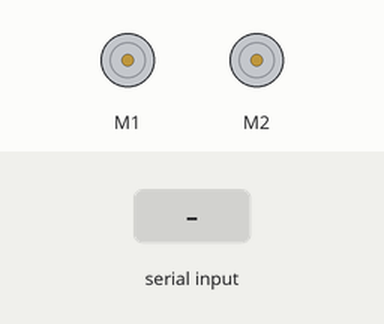
Recording of a sketch running on a simulated Arduino Uno, built with avr-gcc and run on an emulated ATmega328P. Parts: 2 × DC motor (green arrow = forward, orange = backward, longer = faster). The test bench sets the inputs (shaded band). What the sketch prints to the serial monitor is not drawn.

Above: at 6.2 s.
6.3 s: "P90\n" received over the second serial link
At 7.5 s:
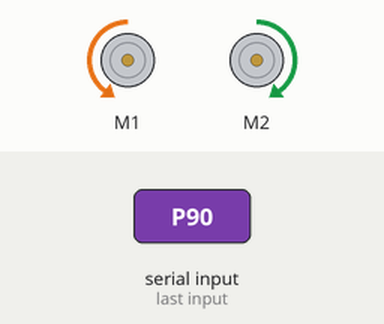
7.8 s: "P,45\n" received over the second serial link
At 8.7 s:
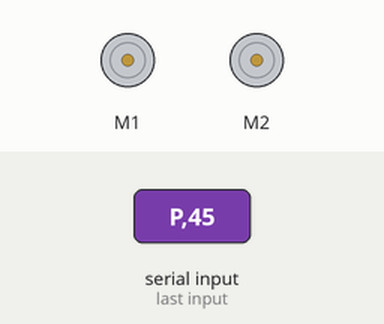
Timing chart, 0 to 10.8 s (numbered marks = the images above; inputs shaded):
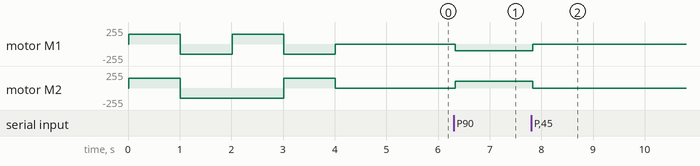

Measured:
- after the input at 6.3 s, motor M1: stopped → backward 100/255 at once; motor M2: stopped → forward 100/255 at once
- after the input at 7.8 s, motor M1: backward 100/255 → stopped at once; motor M2: forward 100/255 → stopped at once

The sketch:

BT_Control_del_coche_INCLINANDO_el_movil.ino
```cpp
//https://www.youtube.com/watch?v=OO7vKKuJ9a0
//http://arduparatodos.blogspot.com/2017/06/modulo-bluetooth-hc-06-con-arduino-y.html

#include <AFMotor.h>

    AF_DCMotor motorIz(1); // crea motorIz para controlar el motor conectado a #2
    AF_DCMotor motorDer(2); // crea motorDer para controlar el motor conectado a #3

#include <SoftwareSerial.h>
SoftwareSerial BT1(A0,A1); // RX, TX recordar que se cruzan, HC06_RX->A1 y HC06Tx->A0
// El módulo bluetooth se conecta así
// Bluetooth_RX  -> A1_arduino
// Bluetooth_TX  -> A0_arduino
// Bluetooth_GND -> GND_arduino
// Bluetooth_VCC -> 5V_arduino

//Variables Globales (definidas fuera de las funciones) de control y/o lectura
char valor; //un solo byte, un caracter ASCII
String estado_pitch;// texto
String datos; //datos que llegan
int pitch;// variable que almacena la inclinacion del morro
int roll;// variable que almacena la inclinacion lateral
int offset = 0; //corrección veloc,ya que el motor izqu es más lento

void setup() {

  Serial.begin(9600);//iniciamos conexión montor serie
  BT1.begin(9600);    //iniciamos conexión bluetooth
  test_cocherobot();
}
void loop(){

  if (BT1.available())  //Si el puerto serie (Bluetooth) está disponible
  {
    valor = BT1.read();  //Lee el primer caracter (un byte) entrante via Bluetooth y lo asigna a la variable "valor"
    if (valor == 'P')   //Es el primer caracter de la cadena tipo: P-69R-58
       {
       BT_envio_datos();//funcion que toma el resto de la cadena -69R58  y separa los datos -69 y -58, además controla los dos motores
       }
    Serial.println(pitch); //imprime en el puerto serie el valor numerico de PITCH
    Serial.println(roll); // lo mismo pero para el ROLL
//..................................................................................................
  //Movimientos del coche robot
  //Adelante
  //Atrás
  //Detenido
  //Giro Derecha Adelante
  //Giro Izquierda Adelante
  //Giro Derecha Atras
  //Giro Izquierda Atras


 //Adelante
 if (pitch <-10 && roll >-10 && roll <10 ){
   int veloc = map (pitch, 0,-90, 0,255);
   motorIz.setSpeed(veloc);
   motorDer.setSpeed(veloc-offset);
   motorIz.run(FORWARD);
   motorDer.run(FORWARD);
    }
 //Atrás
 if (pitch >10 && roll >-10 && roll <10 ){
   //int pitch_abs = pitch*(-1); //eliminamos el signo negativo
   int veloc = map (pitch, 0,90, 0,255);
   motorIz.setSpeed(veloc);
   motorDer.setSpeed(veloc-offset);
   motorIz.run(BACKWARD);
   motorDer.run(BACKWARD);
    }
 //Detenido
 if (pitch >-10 && pitch <10 && roll >-10 && roll <10 ){
    motorIz.run(RELEASE);
    motorDer.run(RELEASE);
    }

 //Giro Derecha Adelante
if (pitch <-10  && roll <-10 ){
//if (pitch >-10 && pitch <10 && roll <-10 ){
   int veloc = map (roll, 0,-90, 0,255); // rango veloc 0-255
   motorIz.setSpeed(veloc);
   motorDer.setSpeed(veloc/2);
   motorIz.run(FORWARD);
   motorDer.run(FORWARD);
    }

 //Giro Izquierda Adelante

if (pitch <-10  && roll >10 ){
//if (pitch >-10 && pitch <10 && roll >10 ){
   int veloc = map (roll, 0,90, 0,255);
   motorIz.setSpeed(veloc/2);
   motorDer.setSpeed(veloc);
   motorIz.run(FORWARD);
   motorDer.run(FORWARD);
    }
//Giro Derecha Atras

if (pitch  >10  && roll <-10 ){
   int veloc = map (roll, 0,-90, 0,100);
   motorIz.setSpeed(veloc);
   motorDer.setSpeed(veloc);
   motorIz.run(FORWARD);
   motorDer.run(BACKWARD);
    }

//Giro Izquierda Atras

if (pitch  >10  && roll >10 ){
   int veloc = map (roll, 0,90, 0,100);
   motorIz.setSpeed(veloc);
   motorDer.setSpeed(veloc);
   motorIz.run(BACKWARD );
   motorDer.run(FORWARD);
    }
//Fin de movimientos del coche robot ............................................................................

}//end of BT1.available


}//end of loop()

void BT_envio_datos (){
  delay(30);
  while (BT1.available())
  {
    char c = BT1.read();   //Lee un byte entrante y lo almacena en una variable tipo char
    datos += c;    //Crea una cadena tipo String con los datos (bytes) entrantes
    }// end while

  if (datos.length() > 0) //Se verifica que la cadena tipo String tenga un largo mayor a cero
    {
      pitch = datos.toInt(); //toma el primer valor de datos, (i.e:  -58R25->-58)
      //Serial.println(pitch);//lo imprime en el puerto Serie
      int indice_R = datos.indexOf('R');//encuentra la posicion de "R" en la cadena
      String roll_str = datos.substring(indice_R+1); // almacena la subcadena después de "R"
      roll = roll_str.toInt();//variable que almacena el valor roll como número entero
      // Serial.println(roll);
      datos = ""; //vaciamos la cadena
      }//end if (length >0)
}// end function BT_envio_datos


void test_cocherobot(){
  BT1.println("Motor test!");

  motorIz.setSpeed(150);      // define la veloc en el rango 0-255
  motorDer.setSpeed(150);     //

  Serial.print("tick FORWARD ");
  motorIz.run(FORWARD);      // motor IZQ gira hacia adelante
  motorDer.run(FORWARD);      // motor DER gira hacia adelante
  delay(1000);

  Serial.print("tock BACKWARD ");
  motorIz.run(BACKWARD);     // motor IZQ gira hacia atrás
  motorDer.run(BACKWARD);     // motor DER gira hacia atrás
  delay(1000);

  Serial.print("tack GIRO DERECHA ");
  motorIz.run(FORWARD);
  motorDer.run(BACKWARD);
  delay(1000);

  Serial.print("tack GIRO IZQUIERDA ");
  motorDer.run(FORWARD);
  motorIz.run(BACKWARD);
  delay(1000);

  Serial.println("tuck RELEASE");
  motorIz.run(RELEASE);      // motor IZQ PARA
  motorDer.run(RELEASE);      // motor DER PARA
  delay(1000);
  }

/*
void MSTOP()
{
   delay(30);
   motorDer.run(RELEASE);
   motorIz.run(RELEASE);
   BT1.end();//finaliza la conexión serie para que no reciba más datos del móvil
  }
*/
```
